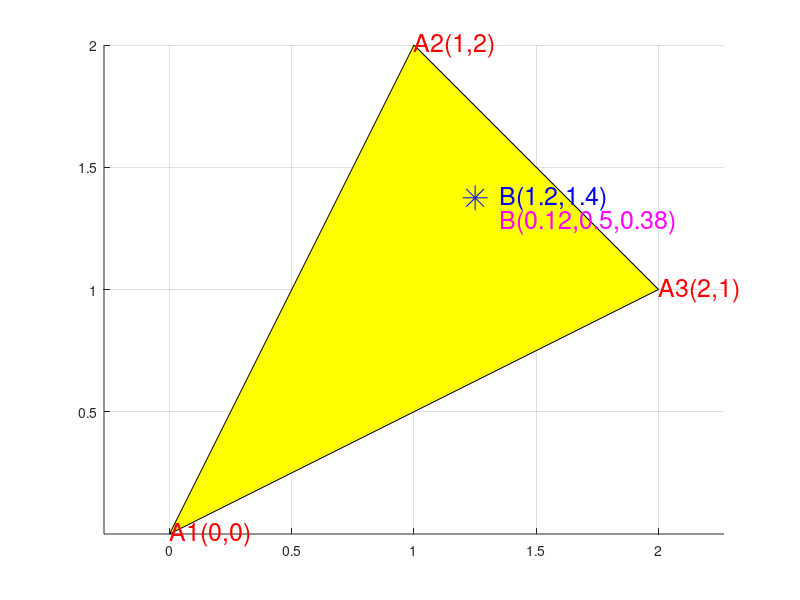
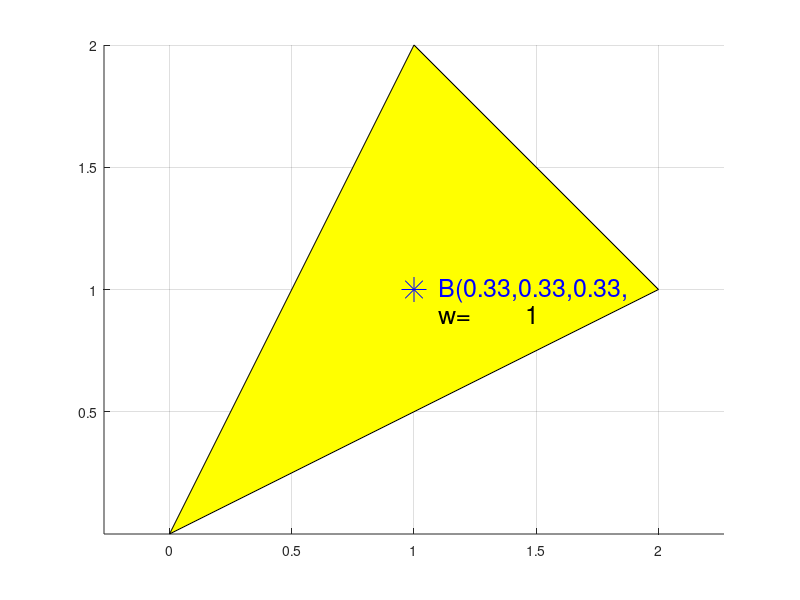

Here is the MATLAB script that generated these plots, in order:
% Dvilypio integralas baricentrinese koordinatese

function main
clc,clear all,close all

A=[0 0; 
   1 2;
   2 1 ];
figure (1),hold on, grid on , axis equal
fill(A(:,1),A(:,2),'y')
for i=1:3,text(A(i,1),A(i,2),sprintf('A%1d(%d,%d)',i,A(i,:)),'Color','r','FontSize',18);end

bbb=[1/8,1/2,3/8]
B=bbb*A;
plot(B(1),B(2),'b*','MarkerSize',18)
text(B(1)+0.1,B(2),sprintf('B(%3.2g,%3.2g)',B),'Color','b','FontSize',18);
text(B(1)+0.1,B(2)-0.1,sprintf('B(%3.2g,%3.2g,%3.2g)',bbb),'Color','m','FontSize',18);

figure (2),hold on, grid on , axis equal
fill(A(:,1),A(:,2),'y');

n=1
switch n
    case 1
    bbb=[1/3 1/3 1/3]
    w=[1]
    case 3
    bbb=[0.5 0.5 0;
     0 0.5 0.5;
     0.5 0 0.5]
 w=[1/3,1/3,1/3]
 
    case 4
 bbb=[1/3	1/3	1/3;
     0.6	0.2	0.2;
     0.2	0.6	0.2;
     0.2	0.2	0.6]
 w=[-27/48,25/48,25/48,25/48]
 
    case 7
  a1=0.0597150717;a2=0.7974269853;b1=0.4701420641;b2=0.1012865073;
 bbb=[1/3	1/3	1/3;
     a1 b1 b1;
     b1 a1 b1;
     b1 b1 a1;
     a2 b2 b2
     b2 a2 b2;
     b2 b2 a2;]
 w=[0.225 ,0.1323941527,0.1323941527,0.1323941527,0.1259391805,0.1259391805,0.1259391805]
end
 for i=1:n
     B=bbb*A;
     plot(B(i,1),B(i,2),'b*','MarkerSize',18);
     text(B(i,1)+0.1,B(i,2),sprintf('B(%3.2g,%3.2g,%3.2g,%3.2g,%3.2g,%3.2g,%3.2g)',bbb(i,:)),'Color','b','FontSize',18);
     text(B(i,1)+0.1,B(i,2)-0.1,sprintf('w=%10.7g',w(i)),'Color','k','FontSize',18);
 end